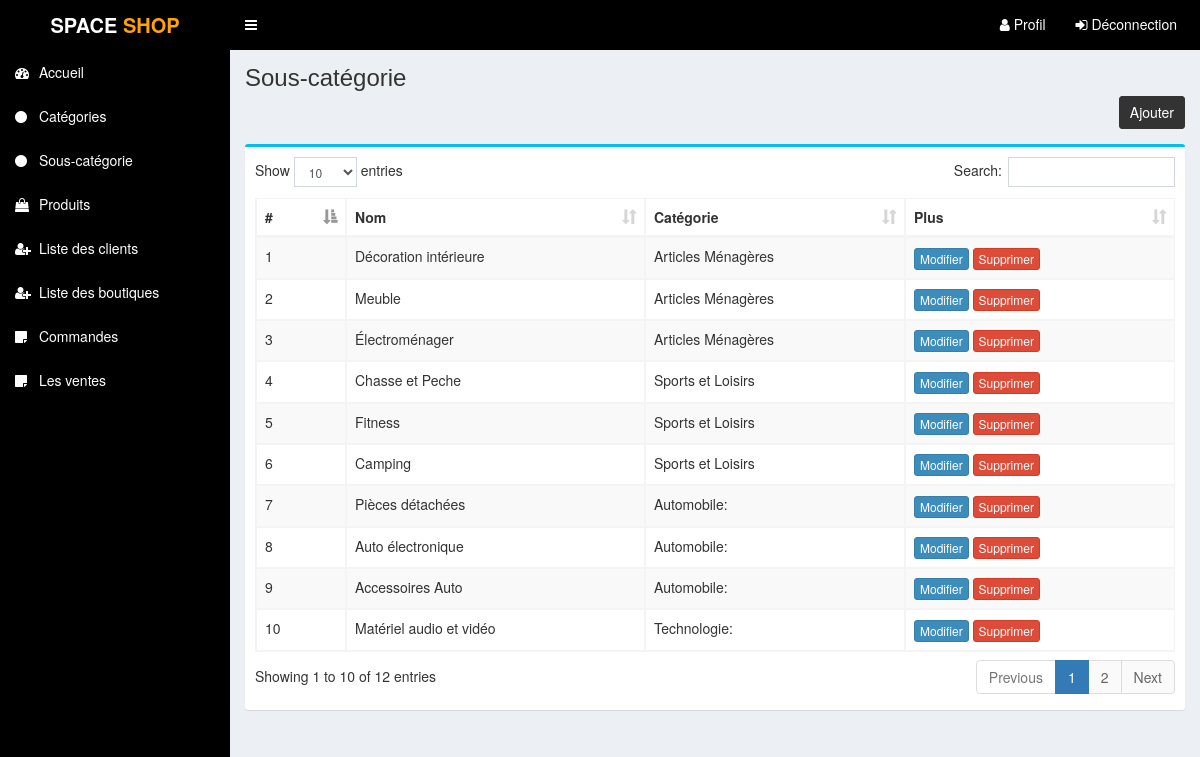
The page /admin/sous-categorie.php (signed in) on the database its author committed.
### tables this page shows
CREATE TABLE IF NOT EXISTS `table_souscat` (
  `id_souscat` int(11) NOT NULL AUTO_INCREMENT,
  `nom_souscat` varchar(255) NOT NULL,
  `id_cat` int(11) NOT NULL,
  PRIMARY KEY (`id_souscat`)
);

CREATE TABLE IF NOT EXISTS `table_cat` (
  `id_categorie` int(11) NOT NULL AUTO_INCREMENT,
  `cat_nom` varchar(255) NOT NULL,
  `aff_ach` int(1) NOT NULL,
  PRIMARY KEY (`id_categorie`)
);

### fonctions/categorie.php (called while the page is built, shortened)
<?php
function affiche_souscat()
{
    $pdo = pdo();
    $i = 0;
    $stmt = $pdo->prepare("SELECT *
        FROM table_souscat t1
        JOIN table_cat t2
        ON t1.id_cat = t2.id_categorie
        ORDER BY t1.id_souscat DESC");
    $stmt->execute();
    $result = $stmt->fetchAll(PDO::FETCH_ASSOC);
    return $result;
}

### admin/sous-categorie.php (the view, shortened to what this page needs)
<?php require_once('header.php'); ?>
<?php
include_once "../fonctions/categorie.php";
$i=0;
$result=affiche_souscat();
?>
<section class="content-header">
	<div class="content-header-left">
		<h1>Sous-catégorie</h1>
	</div>
	<div class="content-header-right">
		<a href="ajouter_sous-categorie.php" class="btn btn-primary btn-sm">Ajouter</a>
	</div>
</section>
<section class="content">
  <div class="row">
    <div class="col-md-12">
      <div class="box box-info">
        <div class="box-body table-responsive">
          <table id="example1" class="table table-bordered table-hover table-striped">
             <thead>
                 <tr>
                     <th>#</th>
                     <th>Nom</th>
                     <th>Catégorie</th>
                     <th>Plus</th>
                 </tr>
             </thead>
             <tbody>
               <?php
               foreach ($result as $row) {
                  $i++;
                  ?>
                  <tr>
                   <td><?php echo $i; ?></td>
                   <td><?php echo $row['nom_souscat']; ?></td>
                   <td><?php echo $row['cat_nom']; ?></td>
                   <td>
                       <a href="modifie_sous-categorie.php?id=<?php echo $row['id_souscat']; ?>" class="btn btn-primary btn-xs">Modifier</a>
                       <a href="#" class="btn btn-danger btn-xs" data-href="../fonctions/supp_sous-categorie.php?id=<?php echo $row['id_souscat']; ?>" data-toggle="modal" data-target="#confirm-delete">Supprimer</a>
                   </td>
               </tr>
               <?php
           }
           ?>
       </tbody>
   </table>
</div>
</div>
</section>
<?php require_once('footer.php'); ?>

### admin/header.php (shortened to what this page needs)
<!DOCTYPE html>
<html>
<head>
	<link rel="stylesheet" href="css/bootstrap.min.css">
	<link rel="stylesheet" href="css/font-awesome.css">
	<link rel="stylesheet" href="css/ionicons.min.css">
	<link rel="stylesheet" href="css/datepicker3.css">
	<link rel="stylesheet" href="css/summernote.css">
	<link rel="stylesheet" href="css/select2.min.css">
	<link rel="stylesheet" href="css/dataTables.bootstrap.css">
	<link rel="stylesheet" href="css/AdminLTE.min.css">
	<link rel="stylesheet" href="css/style.css">
</head>
<body class="hold-transition fixed sidebar-mini">
	<div class="wrapper">
		<header class="main-header" style="background-color: black;">
			<a href="index.php" class="logo">
				<span class="logo-lg"><b>SPACE<b style="color: orange;"> SHOP</b></b></span>
			</a>
			<nav class="navbar navbar-static-top">
				<a href="#" class="sidebar-toggle" data-toggle="offcanvas" role="button">
				</a>
				<div class="navbar-custom-menu">
					<ul class="nav navbar-nav" style="margin-right: 10px;">
						<a href="profile.php" class="btn " style="margin-top: 7px;  color: white;">
							<i class="fa fa-user"></i> Profil
						</a>
						<a href="../fonctions/deconnecteradmin.php" class="btn " style="margin-top: 7px;  color: white;">
							<i class="fa fa-sign-in"></i> Déconnection
						</a>
					</ul>
				</div>
			</nav>
		</header>
		<aside class="main-sidebar" style="background-color: black;">
			<section class="sidebar">
				<ul class="sidebar-menu">
					<li class="treeview">
						<a href="index.php">
							<i class="fa fa-dashboard"></i> <span>Accueil</span>
						</a>
					</li>
					<li class="treeview">
						<a href="categorie.php">
							<i class="fa fa-circle"></i> <span>Catégories</span> </a>
					</li>
					<li class="treeview">
						<a href="sous-categorie.php">
							<i class="fa fa-circle"></i> <span>Sous-catégorie</span> </a>
					</li>
					<li class="treeview">
						<a href="produit.php">
							<i class="fa fa-shopping-bag"></i> <span>Produits</span>
						</a>
					</li>
					<li class="treeview">
						<a href="client.php">
							<i class="fa fa-user-plus"></i> <span>Liste des clients</span>
						</a>
					</li>
					<li class="treeview">
						<a href="boutique.php">
							<i class="fa fa-user-plus"></i> <span>Liste des boutiques </span>
						</a>
					</li>
					<li class="treeview">
						<a href="commande.php">
							<i class="fa fa-sticky-note"></i> <span>Commandes</span>
						</a>
					</li>
					<li class="treeview ">
						<a href="vente.php">
							<i class="fa fa-sticky-note"></i> <span>Les ventes</span>
						</a>
					</ul>
				</section>
			</aside>
			<div class="content-wrapper">

### admin/footer.php (shortened to what this page needs)
</div>
	</div>
</body>
</html>

### admin/css/style.css (style rules this page uses)
.content-header { overflow: hidden; }
.content-header .content-header-right { float: right; }
.content-header .content-header-left h1 { margin-top: 0; margin-bottom: 0; padding-left: 0px; padding-bottom: 5px; font-size: 24px; position: relative; }
.content-header .content-header-right a { position: relative; font-size: 14px; }
.content-header .content-header-right a { background-color: #333333; border-color: #333333; }
body .main-header a { color: white; }
body .main-sidebar a { color: white; }

### rows shown on the page
table_souscat: nom_souscat "Décoration intérieure", table_cat.cat_nom "Articles Ménagères"
table_souscat: nom_souscat "Meuble", table_cat.cat_nom "Articles Ménagères"
table_souscat: nom_souscat "Électroménager", table_cat.cat_nom "Articles Ménagères"
table_souscat: nom_souscat "Chasse et Peche", table_cat.cat_nom "Sports et Loisirs"
table_souscat: nom_souscat "Fitness", table_cat.cat_nom "Sports et Loisirs"
table_souscat: nom_souscat "Camping", table_cat.cat_nom "Sports et Loisirs"
table_souscat: nom_souscat "Pièces détachées", table_cat.cat_nom "Automobile:"
table_souscat: nom_souscat "Auto électronique", table_cat.cat_nom "Automobile:"
table_souscat: nom_souscat "Accessoires Auto", table_cat.cat_nom "Automobile:"
table_souscat: nom_souscat "Matériel audio et vidéo", table_cat.cat_nom "Technologie:"
